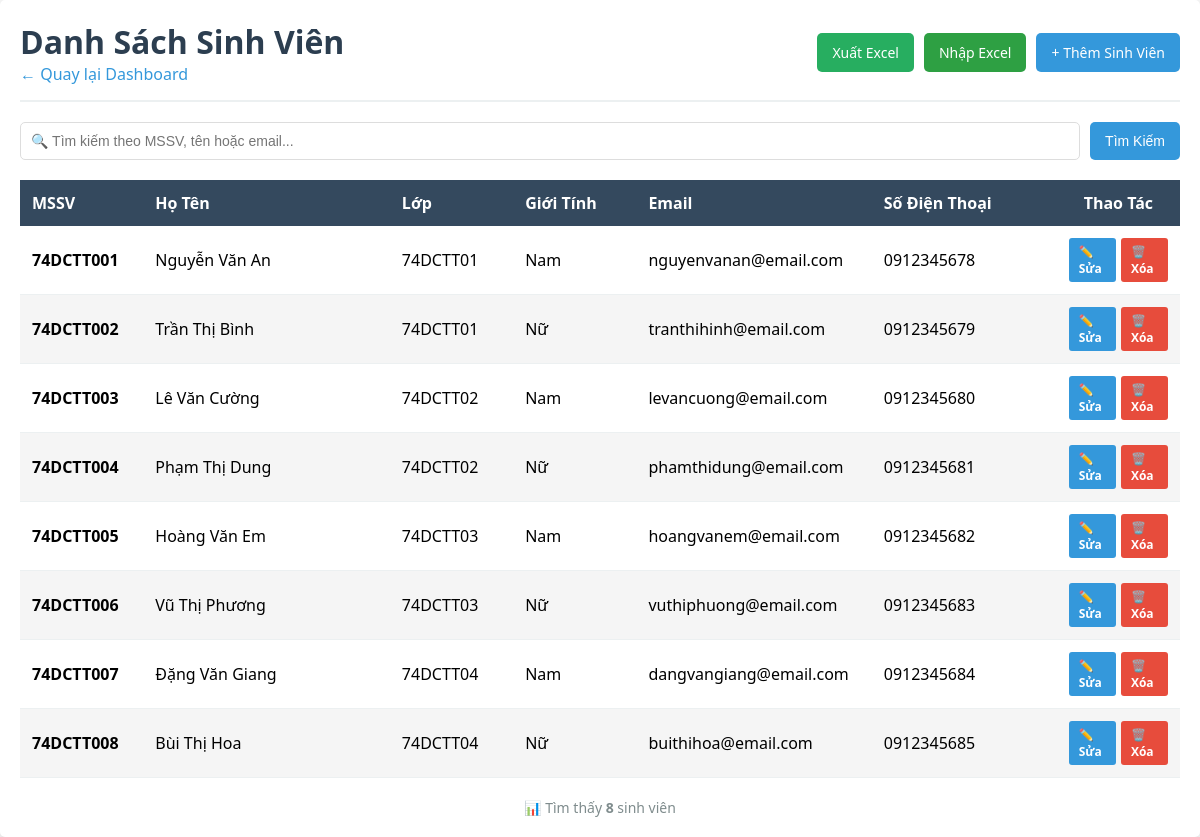
The app's page /QuanLyKTX_API/Public/student (signed in) with its own data.
### tables this page shows
CREATE TABLE sinhvien (
    id INT PRIMARY KEY AUTO_INCREMENT,
    masv VARCHAR(20) UNIQUE NOT NULL,
    hoten VARCHAR(100) NOT NULL,
    lop VARCHAR(20),
    gioitinh VARCHAR(10),
    cccd VARCHAR(20),
    sodienthoai VARCHAR(15),
    email VARCHAR(100),
    diachi TEXT,
    created_at TIMESTAMP DEFAULT CURRENT_TIMESTAMP
);

### QuanLyKTX_API/Controllers/StudentController.php (called while the page is built, shortened)
<?php
class StudentController extends Controller {
    private $studentService;
    public function __construct() {
        $this->studentService = new StudentService();
    }
    public function index() {
        $keyword = $this->getInput('search');
        if ($keyword) {
            $students = $this->studentService->searchStudents($keyword);
        } else {
            $students = $this->studentService->getAllStudents();
        }
        $this->view('student/list', [
            'title' => 'Danh Sách Sinh Viên',
            'students' => $students,
            'keyword' => $keyword,
            'total' => count($students)
        ]);
    }
}

### QuanLyKTX_API/Config/Database.php (called while the page is built, shortened)
<?php
class Database {
    private static $connection = null;
    public static function getConnection() {
        if (self::$connection === null) {
            $host = 'db';
            $user = 'root';
            $pass = 'root_password';
            $db   = 'quanlykytucxa';
            $port = 3306;
            self::$connection = new \mysqli($host, $user, $pass, $db, $port);
            self::$connection->set_charset("utf8");
        }
        return self::$connection;
    }
}

### QuanLyKTX_API/Services/StudentService.php (called while the page is built, shortened)
<?php
class StudentService {
    private $studentRepo;
    public function __construct() {
        $this->studentRepo = new StudentRepository();
    }
    public function getAllStudents() {
        return $this->studentRepo->getAllStudents();
    }
}

### QuanLyKTX_API/Models/StudentRepository.php (called while the page is built, shortened)
<?php
class StudentRepository extends Repository {
    protected $table = 'sinhvien';
    public function getAllStudents() {
        $sql = "SELECT * FROM {$this->table} ORDER BY LENGTH(masv) ASC, masv ASC";
        return $this->fetchAll($sql);
    }
}

### QuanLyKTX_API/Core/Repository.php (called while the page is built, shortened)
<?php
abstract class Repository {
    protected $db;
    public function __construct() {
        $this->db = \Config\Database::getConnection();
    }
    protected function fetchAll($sql, $types = '', $params = []) {
        if (empty($params)) {
            $result = $this->db->query($sql);
            $data = [];
            if ($result) {
                while ($row = $result->fetch_assoc()) {
                    $data[] = $row;
                }
            }
            return $data;
        }
        return [];
    }
}

### QuanLyKTX_API/Views/student/list.php (the view, shortened to what this page needs)
<!DOCTYPE html>
<html lang="vi">
<head>
    <link rel="stylesheet" href="<?= PUBLIC_URL ?>css/style.css">
</head>
<body>
    <div class="container">
        <div class="header">
            <div>
                <h1><?= htmlspecialchars($title) ?></h1>
                <a href="<?= BASE_URL ?>auth/dashboard" class="back-link">← Quay lại Dashboard</a>
            </div>
            <div class="header-actions">
                <a href="<?= BASE_URL ?>student/export" class="btn" style="background: #27ae60; color: white;">Xuất Excel</a>
                <a href="<?= BASE_URL ?>student/import" class="btn" style="background: #2ea043; color: white;">Nhập Excel</a>
                <a href="<?= BASE_URL ?>student/create" class="btn btn-primary">+ Thêm Sinh Viên</a>
            </div>
        </div>
        <form method="GET" action="<?= BASE_URL ?>student" class="search-box">
            <input
                type="text"
                name="keyword"
                placeholder="🔍 Tìm kiếm theo MSSV, tên hoặc email..."
                value="<?= htmlspecialchars($keyword) ?>"
            >
            <button type="submit" class="btn btn-primary">Tìm Kiếm</button>
        </form>
        <?php if (!empty($students)): ?>
            <table>
                <thead>
                    <tr>
                        <th style="width: 10%;">MSSV</th>
                        <th style="width: 20%;">Họ Tên</th>
                        <th style="width: 10%;">Lớp</th>
                        <th style="width: 10%;">Giới Tính</th>
                        <th style="width: 15%;">Email</th>
                        <th style="width: 15%;">Số Điện Thoại</th>
                        <th style="width: 10%; text-align: center;">Thao Tác</th>
                    </tr>
                </thead>
                <tbody>
                    <?php foreach ($students as $student): ?>
                        <tr>
                            <td><strong><?= htmlspecialchars($student['masv']) ?></strong></td>
                            <td><?= htmlspecialchars($student['hoten']) ?></td>
                            <td><?= htmlspecialchars($student['lop']) ?></td>
                            <td><?= htmlspecialchars($student['gioitinh']) ?></td>
                            <td><?= htmlspecialchars($student['email']) ?></td>
                            <td><?= htmlspecialchars($student['sodienthoai']) ?></td>
                            <td>
                                <div class="action-links">
                                    <a href="<?= BASE_URL ?>student/edit/<?= $student['masv'] ?>" class="edit">✏️ Sửa</a>
                                    <a href="<?= BASE_URL ?>student/delete/<?= $student['masv'] ?>" class="delete" onclick="return confirm('Bạn chắc chắn muốn xóa?')">🗑️ Xóa</a>
                                </div>
                            </td>
                        </tr>
                    <?php endforeach; ?>
                </tbody>
            </table>
            <div class="footer-info">
                📊 Tìm thấy <strong><?= $total ?></strong> sinh viên
            </div>
        <?php endif; ?>
    </div>
</body>
</html>

### QuanLyKTX_API/Public/css/style.css (style rules this page uses)
* { margin: 0; padding: 0; box-sizing: border-box; }
body { font-family: Arial, Helvetica, sans-serif; background-color: #1b6790; }

### QuanLyKTX_API/Views/student/list.php (style rules this page uses)
* { margin: 0; padding: 0; box-sizing: border-box; }
body { font-family: 'Segoe UI', Tahoma, Geneva, Verdana, sans-serif; background-color: #f5f5f5; }
.container { max-width: 1200px; margin: 0 auto; background: white; padding: 20px; border-radius: 5px; box-shadow: 0 2px 5px rgba(0,0,0,0.1); }
.header { display: flex; justify-content: space-between; align-items: center; margin-bottom: 20px; padding-bottom: 15px; border-bottom: 2px solid #ecf0f1; }
.header h1 { color: #2c3e50; }
.header-actions { display: flex; gap: 10px; }
.btn { padding: 10px 15px; border: none; border-radius: 5px; cursor: pointer; text-decoration: none; display: inline-block; transition: all 0.3s; font-size: 14px; }
.btn-primary { background: #3498db; color: white; }
.search-box { display: flex; gap: 10px; margin-bottom: 20px; }
.search-box input { flex: 1; padding: 10px; border: 1px solid #ddd; border-radius: 5px; font-size: 14px; }
table { width: 100%; border-collapse: collapse; margin-bottom: 20px; }
table thead { background: #34495e; color: white; }
table th { padding: 12px; text-align: left; font-weight: 600; }
table td { padding: 12px; border-bottom: 1px solid #ecf0f1; }
table tbody tr:nth-child(even) { background: #f5f5f5; }
.action-links { display: flex; gap: 5px; }
.action-links a { padding: 5px 10px; border-radius: 3px; text-decoration: none; font-size: 12px; font-weight: 600; }
.action-links .edit { background: #3498db; color: white; }
.action-links .delete { background: #e74c3c; color: white; }
.footer-info { text-align: center; color: #7f8c8d; margin-top: 15px; font-size: 14px; }
.back-link { color: #3498db; text-decoration: none; font-weight: 500; }

### records on screen
sinhvien: masv "74DCTT001", hoten "Nguyễn Văn An", lop "74DCTT01", gioitinh "Nam", email "nguyenvanan@email.com", sodienthoai "0912345678"
sinhvien: masv "74DCTT002", hoten "Trần Thị Bình", lop "74DCTT01", gioitinh "Nữ", email "tranthihinh@email.com", sodienthoai "0912345679"
sinhvien: masv "74DCTT003", hoten "Lê Văn Cường", lop "74DCTT02", gioitinh "Nam", email "levancuong@email.com", sodienthoai "0912345680"
sinhvien: masv "74DCTT004", hoten "Phạm Thị Dung", lop "74DCTT02", gioitinh "Nữ", email "phamthidung@email.com", sodienthoai "0912345681"
sinhvien: masv "74DCTT005", hoten "Hoàng Văn Em", lop "74DCTT03", gioitinh "Nam", email "hoangvanem@email.com", sodienthoai "0912345682"
sinhvien: masv "74DCTT006", hoten "Vũ Thị Phương", lop "74DCTT03", gioitinh "Nữ", email "vuthiphuong@email.com", sodienthoai "0912345683"
sinhvien: masv "74DCTT007", hoten "Đặng Văn Giang", lop "74DCTT04", gioitinh "Nam", email "dangvangiang@email.com", sodienthoai "0912345684"
sinhvien: masv "74DCTT008", hoten "Bùi Thị Hoa", lop "74DCTT04", gioitinh "Nữ", email "buithihoa@email.com", sodienthoai "0912345685"

### other values on screen
$title "Danh Sách Sinh Viên"
$total "8"
